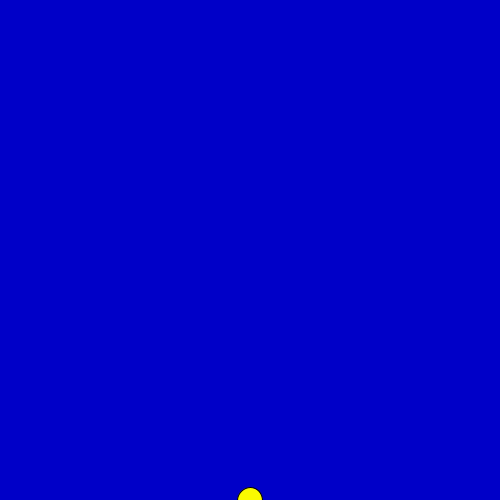
Frame 1 (no input)
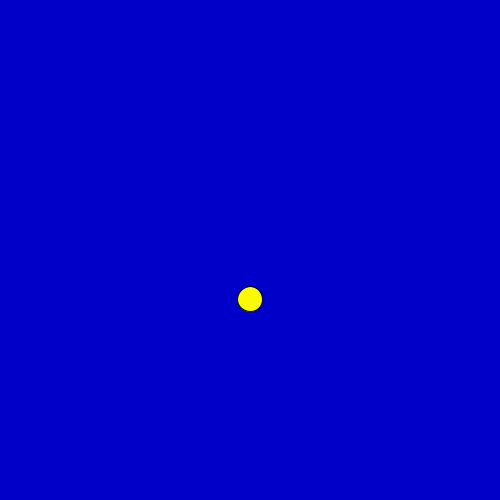
Frame 60 (the mouse pressed at the canvas centre just before this capture)
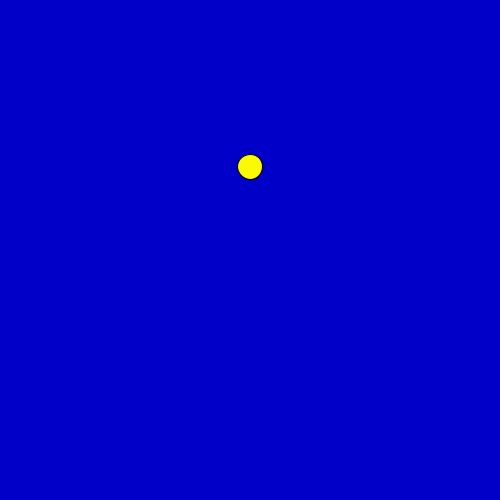
Frame 120 (the mouse held since frame 60 and released just before this capture)

The Processing sketch that drew these frames (run headless with seeded random() and noise(); from frame 60 on, the mouse is pressed at the canvas centre):

// Processing sketch: bila5hvat_p
// ── bila5hvat_p.pde
//"BILA" - MODEL RUCHU PUNKTU MATERIALNEGO - kolejne przybliżenia
//////////////////////////////////////////////////////////////////
//Program Processingu w trybie 2 - z widocznymi funkcjami
//////////////////////////////////////////////////////////////////
int FR=50; //Na ile kroków dzielimy sekundę?

void setup() //Jest wykonywane raz - po uruchomieniu
{
size(500,500);
//noSmooth();//Bez wygładzania lini? Po prostu odkomentować 
fill(250,250,0);
frameRate(FR);
}

float h=0;
float v=200;//prędkość w pikselach/SEKUNDE (!)
float a=-50;//Przyśpieszenie/hamowanie

void draw() //Jest wykonywane w niewidocznej pętli
{
  //Wizualizacja
  background(0,0,200);//rgB
  ellipse(width/2,height-h,25,25);
  
  //Właściwy model
  v+=a*1/FR; //Powiększ prędkość o zmianę prędkości czyli przyśpieszenie pomnozone przez jednostkę czasu 
  h+=v*1/FR; //Powieksz wysokość o drogę czyli prędkość pomnożąną przez jednostkę czasu
  //print(v,' ');//,h,"; ");
  //print(h," ");
  
  //Nie kadrujemy! Odbijamy od ścianek okna!
  //jeżeli h mniejsze od 0 albo h większe niż wysokość okna
  if(h<0)
  {
    v=-v;//Odwrócenie kierunku prędkości
    h=0;//Troszkę oszukujemy, tym mniej im większe FR
  }
  else
  if(height<h)
  {
    v=-v;//Odwrócenie kierunku prędkości
    h=height;//Troszkę oszukujemy
  }

}
